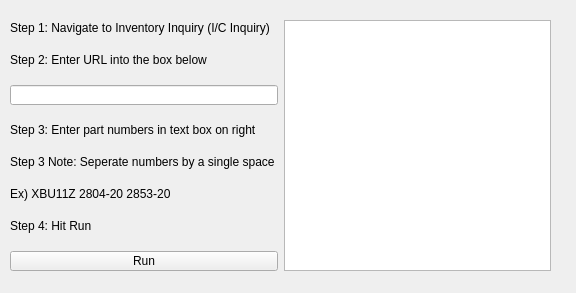
<?xml version="1.0" encoding="UTF-8"?>
<ui version="4.0">
 <class>DotAutomation</class>
 <widget class="QMainWindow" name="DotAutomation">
  <property name="geometry">
   <rect>
    <x>0</x>
    <y>0</y>
    <width>576</width>
    <height>293</height>
   </rect>
  </property>
  <property name="cursor">
   <cursorShape>ArrowCursor</cursorShape>
  </property>
  <property name="windowTitle">
   <string>MainWindow</string>
  </property>
  <widget class="QWidget" name="centralwidget">
   <property name="enabled">
    <bool>true</bool>
   </property>
   <widget class="QWidget" name="gridLayoutWidget_2">
    <property name="geometry">
     <rect>
      <x>10</x>
      <y>20</y>
      <width>541</width>
      <height>251</height>
     </rect>
    </property>
    <layout class="QGridLayout" name="gridLayout_2">
     <item row="0" column="0">
      <layout class="QGridLayout" name="grid_layout">
       <property name="topMargin">
        <number>1</number>
       </property>
       <property name="verticalSpacing">
        <number>18</number>
       </property>
       <item row="7" column="0">
        <widget class="QLabel" name="step4">
         <property name="text">
          <string>Step 4: Hit Run</string>
         </property>
        </widget>
       </item>
       <item row="5" column="0">
        <widget class="QLabel" name="label">
         <property name="text">
          <string>Step 3 Note: Seperate numbers by a single space</string>
         </property>
        </widget>
       </item>
       <item row="2" column="0">
        <widget class="QLabel" name="step2">
         <property name="text">
          <string>Step 2: Enter URL into the box below</string>
         </property>
        </widget>
       </item>
       <item row="8" column="0">
        <widget class="QPushButton" name="run_btn">
         <property name="text">
          <string>Run</string>
         </property>
        </widget>
       </item>
       <item row="4" column="0">
        <widget class="QLabel" name="step3">
         <property name="text">
          <string>Step 3: Enter part numbers in text box on right</string>
         </property>
        </widget>
       </item>
       <item row="3" column="0">
        <widget class="QLineEdit" name="step2_input">
         <property name="text">
          <string/>
         </property>
         <property name="dragEnabled">
          <bool>true</bool>
         </property>
         <property name="readOnly">
          <bool>false</bool>
         </property>
         <property name="clearButtonEnabled">
          <bool>false</bool>
         </property>
        </widget>
       </item>
       <item row="1" column="0">
        <widget class="QLabel" name="step1">
         <property name="toolTip">
          <string>It is not item inquiry because that does not have updated item status</string>
         </property>
         <property name="text">
          <string>Step 1: Navigate to Inventory Inquiry (I/C Inquiry)</string>
         </property>
        </widget>
       </item>
       <item row="6" column="0">
        <widget class="QLabel" name="label_2">
         <property name="text">
          <string>Ex) XBU11Z 2804-20 2853-20</string>
         </property>
        </widget>
       </item>
      </layout>
     </item>
     <item row="0" column="1">
      <widget class="QPlainTextEdit" name="plainTextEdit"/>
     </item>
    </layout>
   </widget>
  </widget>
  <action name="actionGo_to_Item_Inquiry">
   <property name="text">
    <string>Go to Item Inquiry</string>
   </property>
  </action>
 </widget>
 <resources/>
 <connections/>
</ui>
